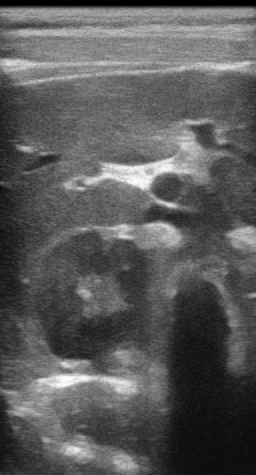
#> input picture 1_00000226.png, 256 x 475 px
$ python specklenoise.py
#> lines starting #> are read from the running program, lines starting #| are printed output that depends on the picture
#!/usr/bin/env python
# -*- coding:utf-8 -*-
# %斑点噪声模拟实现
import cv2
import numpy as np
import numpy.matlib
import math

# 添加斑点噪声步骤：
# 首先产生和该图像大小一样的实部和虚部都是均值为0方差为σ^2的复数矩阵;
# 然后对该复数矩阵使用 3 × 3 的滑动窗口进行均值滤波;
# 最后使用式(1)的噪声模型对生成的幻影图像进行加噪处理来模拟超声图像的斑点噪声，这里γ取值为0.5。
# 在污染图像时，本文设置了四种噪声级别σ={ 5，10，15，20}进行测试。
# 参考：基于贝叶斯非局部平均滤波的超声图像斑点噪声抑制算法

mean = 0;
var = 0.01;  # σ^2
# print(var ** 0.5)
p = cv2.imread('1_00000226.png');  # ,cv2.IMREAD_GRAYSCALE
#> p is the input picture: shape (475, 256, 3); min 0, max 255, mean 90.3
print(type(p))
#| <class 'numpy.ndarray'>
# p = np.array(p / 255, dtype=float)
p = np.array(p / 255, dtype=float)
# print(p.shape)
# p=double(p)/255;
# 标准差为方差σ^2的平方根
# noise = np.random.normal(mean, var ** 0.5, p.shape)
noise = np.random.normal(mean, var** 0.5 , p.shape)
# nn = 0.4*randn(size(p))+0; #添加均值为0，方差为0.2,0.4,0.8的乘性
# % imhist(nn)

# noise = cv2.blur(noise, (3, 3))
J = p + np.sqrt(p) * noise;
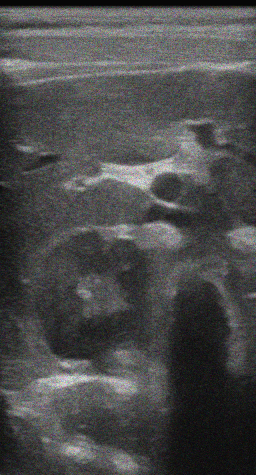
#> J: shape (475, 256, 3) float64; mean B, G, R 0.354, 0.354, 0.354; drawn with min black and max white
'''
将值限制在(-1/0,1)间，然后乘255恢复
'''
if J.min() < 0:
    low_clip = -1.
else:
    low_clip = 0.

J = np.clip(J, low_clip, 1.0)
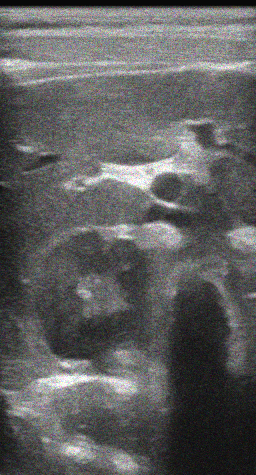
#> J: shape (475, 256, 3) float64; mean B, G, R 0.354, 0.354, 0.354; drawn with min black and max white
# J = J * 255;
J = np.uint8(J * 255);
gray2 = cv2.cvtColor(J, cv2.COLOR_BGR2GRAY)
# figure;
cv2.imshow('out', J);
cv2.imshow('out2', gray2);
cv2.waitKey(0) & 0xff

cv2.destroyAllWindows()

$ run again, with 10.png copied over 1_00000226.png
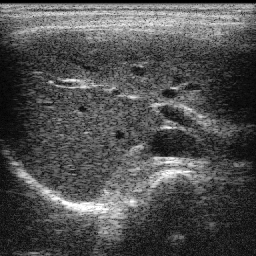
#> input picture 10.png, 256 x 256 px
#> p is the input picture: shape (256, 256, 3); min 0, max 255, mean 79
#| <class 'numpy.ndarray'>
#> `J = np.clip(J, low_clip, 1.0)`:
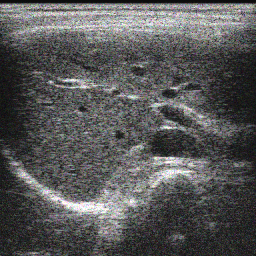
#> J: shape (256, 256, 3) float64; mean B, G, R 0.31, 0.31, 0.31; drawn with min black and max white
#> `gray2 = cv2.cvtColor(J, cv2.COLOR_BGR2GRAY)`:
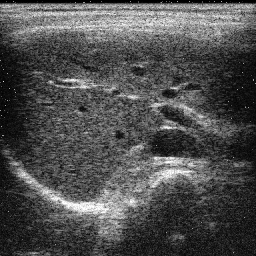
#> gray2: shape (256, 256); min 0, max 255, mean 78.8

$ run again, with 1301.png copied over 1_00000226.png
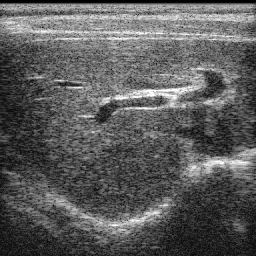
#> input picture 1301.png, 256 x 256 px
#> p is the input picture: shape (256, 256, 3); min 0, max 255, mean 91.9
#| <class 'numpy.ndarray'>
#> `J = np.clip(J, low_clip, 1.0)`:
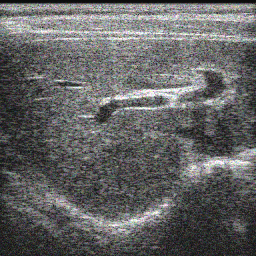
#> J: shape (256, 256, 3) float64; mean B, G, R 0.36, 0.361, 0.361; drawn with min black and max white
#> `gray2 = cv2.cvtColor(J, cv2.COLOR_BGR2GRAY)`:
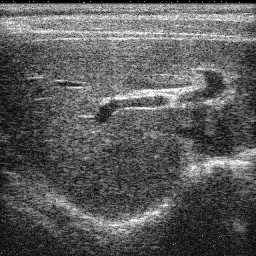
#> gray2: shape (256, 256); min 0, max 255, mean 91.6
